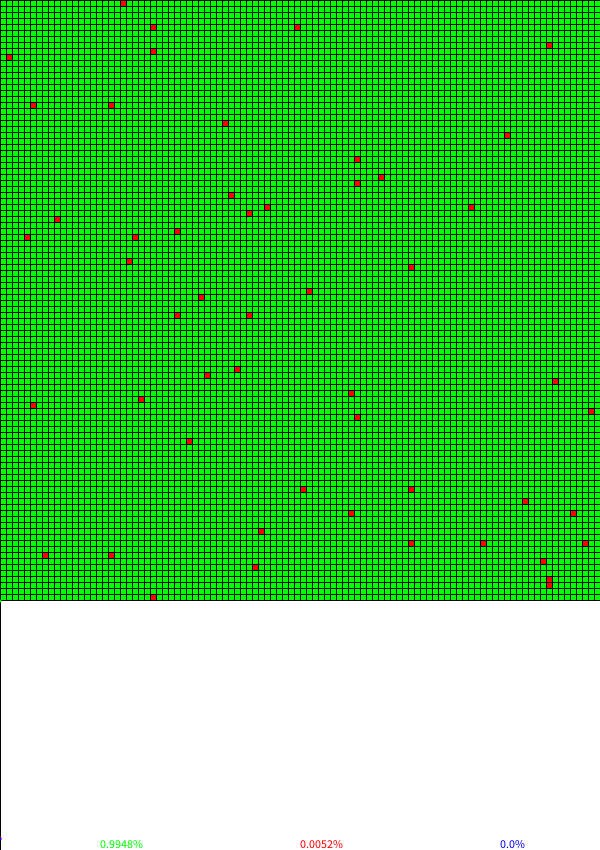
Frame 1 (no input)
Frame 60 (the mouse pressed at the canvas centre just before this capture): identical to frame 1, image omitted
Frame 120 (the mouse held since frame 60 and released just before this capture): identical to frame 1, image omitted

The Processing sketch that drew this single still picture (run headless with seeded random() and noise(); from frame 60 on, the mouse is pressed at the canvas centre):

// Processing sketch: sir
// ── sir.pde
// README
// 
// SIR Model of Disease Transmission
// An implementation in Processing by Kaylah Facey.
//
//  space bar - Toggle continuous simulation mode.
//  s - Take a single simulation step and stop.
//  digits 1 through 6 - re-initialize the cells based on one of six scenarios:
//    1. No agent movement; infection spreads to most of population.
//    2. No agent movement; infection quickly dies down, leaving most of the population unaffected.
//    3. No agent movement; infection spreads to about half of the population.
//    4. Continuous agent movement; infection spreads to most of population.
//    5. Continuous agent movement; infection quickly dies down, leaving most of the population unaffected.
//    6. Continuous agent movement; infection spreads to about half of the population.

// Initialization parameters.
float p_filled = 1.0;                                                   // Probability that a cell is occupied. When p_filled == 1, there is no cell movement.
float p_infected = .005;                                                // Probability that an agent will begin infected.
float[] p_filled_cases = new float[]{1.0, 1.0, 1.0, .3, .3, .3};        // p_filled for cases 1-6.

// Spread parameters.
float p_transmission = 1.0;                                             // Probability that an agent will infect a given neighbor.
int time_to_recovery = 1;                                               // Time for an agent to recover from infection.
float[] p_transmission_cases = new float[]{.05, .037, .041, .9, .5, .1};     // p_transmission for cases 1-6.
int[] time_to_recovery_cases = new int[]{15, 13, 14, 100, 50, 10};       // time_to_recovery for cases 1-6.

// Colours.
color susceptible = color(0, 255, 0);  // green
color infected = color(255, 0, 0);     // red
color recovered = color(0, 0, 255);    // blue
color unoccupied = color(0);           // black
color white = color(255);

// Simulation parameters.
int cells_per_side = 100;                        // cells per side of grid.
int cell_size = 6;                               // size of a cell.
boolean continuous = false;                      // Whether to draw in continuous or single step mode.

int curr_case = 0;                                                           // The current case - 1.
color[][] curr_state = new color[cells_per_side][cells_per_side];            // Current state of each cell's agent.
color[][] next_state = new color[cells_per_side][cells_per_side];            // Next state of each cell's agent.
int[][] agent_time_to_recovery = new int[cells_per_side][cells_per_side];    // Time to recovery of each cell's agent.

// Tracking SIR
int[] s_cnt;
int[] i_cnt;
int[] r_cnt;
int time;

void setup() {
  size(600, 850);  // cell_size * cells_per_side; cell grid + sir graph
  set_case(0);
}

// Update parameters for a new case.
void set_case(int new_case) {
  curr_case = new_case;
  p_filled = p_filled_cases[curr_case];
  p_transmission = p_transmission_cases[curr_case];
  time_to_recovery = time_to_recovery_cases[curr_case];
  println("New parameters: " + p_transmission + ", " + time_to_recovery);
  initialize();
}

// Fill grid based on current case parameters.
void initialize() {
  time = 0;
  int graph_w = cell_size * cells_per_side;
  s_cnt = new int[graph_w]; 
  i_cnt = new int[graph_w];
  r_cnt = new int[graph_w];
  
  continuous = false;
  for (int x = 0; x < cells_per_side; x++) {
    for (int y = 0; y < cells_per_side; y++) {
      if (random(1) < p_filled) {
        if (random(1) < p_infected) {
          curr_state[x][y] = infected;
          i_cnt[0]++;
          agent_time_to_recovery[x][y] = time_to_recovery;
        } else {
          curr_state[x][y] = susceptible;
          s_cnt[0]++;
        }
      } else {
        curr_state[x][y] = unoccupied;
      }
    }
  }
  
  println("time: " + time);
  println("s: " + s_cnt[time]);
  println("i: " + i_cnt[time]);
  println("r: " + r_cnt[time]);
}

// Update infections and locations of agents.
void update() {
  // Start with copy of current state.
  next_state = deep_copy(curr_state);
  if (time >= s_cnt.length - 1) {
    time = s_cnt.length - 2;
    shift_time_cnts();
  }
  s_cnt[time + 1] = s_cnt[time];
  i_cnt[time + 1] = i_cnt[time];
  r_cnt[time + 1] = r_cnt[time];
  
  // Use a shuffled list to avoid anisotropic behaviour.
  int[][] shuffled_coordinates = shuffle_coordinates(cells_per_side, cells_per_side);
  for (int i = 0; i < shuffled_coordinates.length; i++) {
    int x = shuffled_coordinates[i][0];
    int y = shuffled_coordinates[i][1];
    
    if (curr_state[x][y] == infected) {
      // Update infections of neighbors.
      infect_neighbors(x, y);
      
      // Recover from infection.
      if (agent_time_to_recovery[x][y] == 0) {
        recover(x, y);
      } else {
        agent_time_to_recovery[x][y]--;
      }
    }
    
    if (curr_state[x][y] != unoccupied) {
      // Update location.
      int[][] unoccupied_neighbors = get_unoccupied_neighbors(x, y);
      if (unoccupied_neighbors.length > 0) {
        int move_index = int(random(unoccupied_neighbors.length));
        move_agent(new int[]{x, y}, unoccupied_neighbors[move_index]);
      }
    }
  }
  
  // Move into new state.
  curr_state = deep_copy(next_state);
  time++;
  
  println("time: " + time);
  println("s: " + s_cnt[time]);
  println("i: " + i_cnt[time]);
  println("r: " + r_cnt[time]);
}

color[][] deep_copy(color[][] original) {
  color[][] copy = new color[original.length][original[0].length];
  for (int x = 0; x < original.length; x++) {
    for (int y = 0; y < original[0].length; y++) {
      copy[x][y] = original[x][y];
    }
  }
  return copy;
}

// Probabilistically infect the (non-diagonal) neighbors of infected agent at cell x, y.
void infect_neighbors(int x, int y) {
  for (int xn = -1; xn <= 1; xn++) {
    for (int yn = -1; yn <= 1; yn++) {
      if (abs(xn) == abs(yn)) {
        // if xn == yn == 0, it is the original cell.
        // if both xn and yn are either 1 or -1, then it is a diagonal neighbor.
        continue;
      }
      // Toroidal wrap of cell neighbors.
      int xx = (x + xn + cells_per_side) % cells_per_side;
      int yy = (y + yn + cells_per_side) % cells_per_side;
      
      if (random(1) < p_transmission && next_state[xx][yy] == susceptible) {
        infect(xx, yy);
        agent_time_to_recovery[xx][yy] = time_to_recovery;
      }
    }
  }
}

void infect(int x, int y) {
  next_state[x][y] = infected;
  i_cnt[time + 1]++;
  s_cnt[time + 1]--;
}

void recover(int x, int y) {
  next_state[x][y] = recovered;
  r_cnt[time + 1]++;
  i_cnt[time + 1]--;
}

// Get the unoccupied (non-diagonal) neighbors of cell x, y.
int[][] get_unoccupied_neighbors(int x, int y) {
  // Start with array of potentially all neighbor coordinates
  int[][] untrimmed_unoccupied_neighbors = new int[4][2]; 
  int cnt = 0;
  for (int xn = -1; xn <= 1; xn++) {
    for (int yn = -1; yn <= 1; yn++) {
      if (abs(xn) == abs(yn)) {
        // if xn == yn == 0, it is the original cell.
        // if both xn and yn are either 1 or -1, then it is a diagonal neighbor.
        continue;
      }
      // Toroidal wrap of cell neighbors.
      int xx = (x + xn + cells_per_side) % cells_per_side;
      int yy = (y + yn + cells_per_side) % cells_per_side;
      
      // Check next_state values as another cell could've already moved into the unoccupied cell.
      if ((curr_state[xx][yy] == unoccupied) && (next_state[xx][yy] == unoccupied)) {
        untrimmed_unoccupied_neighbors[cnt] = new int[]{xx, yy};
        cnt++;
      }
    }
  }
  
  // Trim array to only unoccupied neighbors.
  int[][] trimmed_unoccupied_neighbors = new int[cnt][2];
  for (int i = 0; i < cnt; i++) {
    trimmed_unoccupied_neighbors[i] = untrimmed_unoccupied_neighbors[i];
  }
  return trimmed_unoccupied_neighbors;
}

// Move the agent at curr_pos to next_pos.
void move_agent(int[] curr_pos, int[] next_pos) {
  int curr_x = curr_pos[0];
  int curr_y = curr_pos[1];
  int next_x = next_pos[0];
  int next_y = next_pos[1];
  
  next_state[next_x][next_y] = curr_state[curr_x][curr_y];
  next_state[curr_x][curr_y] = unoccupied;
  // Be sure to move the time_to_recovery with the agent.
  agent_time_to_recovery[next_x][next_y] = agent_time_to_recovery[curr_x][curr_y]; 
}

// Shuffle coordinate values for a grid sized x * y and 
// return a list of all possible x,y pairs, shuffled.
int[][] shuffle_coordinates(int len_x, int len_y) {
  int[][] coordinates = new int[len_x * len_y][2];
  
  // Get ordered list of coordinates.
  for (int x = 0; x < len_x; x++) {
    for (int y = 0; y < len_y; y++) {
      coordinates[(x * len_y) + y] = new int[]{x, y};
    }
  }
  
  // Shuffle coordinates at random.
  for (int i = 0; i < coordinates.length; i++) {
    int shuffle_index = int(random(coordinates.length));
    int[] i_value = coordinates[i];
    int[] shuffle_value = coordinates[shuffle_index];
    
    coordinates[i] = shuffle_value;
    coordinates[shuffle_index] = i_value;
  }
  
  return coordinates;
}

void draw() {
  background(unoccupied);
  
  draw_cell_grid();
  draw_sir_graph();
  
  if (continuous) {
    update(); 
  }
}

void draw_cell_grid() {
  for (int x = 0; x < cells_per_side; x++) {
    for (int y = 0; y < cells_per_side; y++) {
      // Populate grid.
      if (curr_state[x][y] != unoccupied) {
        fill(curr_state[x][y]);
        int gridX = cell_to_grid(x);
        int gridY = cell_to_grid(y);
        square(gridX, gridY, cell_size);
      }
    }
  }
}

// ONLY DRAW GRAPH TEXT ONCE FOR EACH KIND.
// WILL WANT TO GRAB PERCENTAGES IN MAIN FN INSTEAD OF PLOTTING FN.
// WANT A FN TO CONVERT FROM PLOT Y VALUE TO WINDOW Y VALUE.
int graph_area_h = 250;
void draw_sir_graph() {
  // Initialize graph.
  fill(white);
  int w = cell_size * cells_per_side;
  int h = graph_area_h;
  
  // Graph begins the row after the cells.
  int gridX = 0;
  int gridY = cell_to_grid(cells_per_side);
  
  rect(gridX, gridY, w, h);
  
  // Fill graph.
  noStroke();
  for (int t = 0; t <= time; t++) {
    int s = s_cnt[t];
    int i = i_cnt[t];
    int r = r_cnt[t];
    
    plot(s, t, susceptible);
    plot(i, t, infected);
    plot(r, t, recovered);
  }
  stroke(0);
}

// Plotting parameters.
int window_h = (cell_size * cells_per_side) + graph_area_h; // Height of entire window.
int text_h = 10;                                   // Height of text labels.
int graph_h = 250 - text_h;                        // Height of graph.
int plot_size = 2;                                 // Size of plotted points.
int buffer = plot_size/2;                          // Buffer between graph and delineating lines.
int useable_graph_h = graph_h - buffer;            // Useable graph height.

// Plot the state with count cnt at time t.
void plot(float cnt, int t, color state) {
  fill(state);
  
  // Absolute values of all counts.
  int s = s_cnt[t];
  int i = i_cnt[t];
  int r = r_cnt[t];
  float pop = s + i + r;
  
  // Proportion of state represented.
  float pct = cnt/pop;
  int graph_y = round(useable_graph_h * pct);
  
  // graph_y is from the bottom of the graph. We need an absolute value in the window.
  int window_y = window_h - text_h - buffer - graph_y;
  
  int text_x = 0;
  if (state == susceptible) {
    text_x = 100;
  } else if (state == infected) {
    text_x = 300;
  } else if (state == recovered) {
    text_x = 500;
  }
  int text_y = window_h - 2; // Text is at the very bottom of the window.
  
  int plot_size = cell_size/2;
  circle(t, window_y, plot_size);
  text(pct + "%", text_x, text_y);
}

// Translate cell coordinates to grid coordinates.
int cell_to_grid(int cell) {
  return cell * cell_size;
}

// Translate grid coordinates to cell coordinates.
int grid_to_cell(int grid) {
  // Integer division results in the floor of the floating point value.
  return grid / cell_size; 
}

// Preserve only the most recent counts, so that the graph appears to scroll with time.
void shift_time_cnts() {
  for (int t = 1; t < s_cnt.length; t++) {
    s_cnt[t-1] = s_cnt[t];
    i_cnt[t-1] = i_cnt[t];
    r_cnt[t-1] = r_cnt[t];
  }
}

void keyPressed() {
  switch (key) {
    case ('1'):
    case ('2'):
    case ('3'):
    case ('4'):
    case ('5'):
    case ('6'):
      // Change case.
      println("Set case to " + key);
      set_case(Character.getNumericValue(key) - 1);
      break;
    case (' '):
      // Toggle continuous mode.
      continuous = !continuous;
      break;
    case ('s'):
      // Single step.
      continuous = false;
      update();
      break;
    default:
      break;
  }
}
